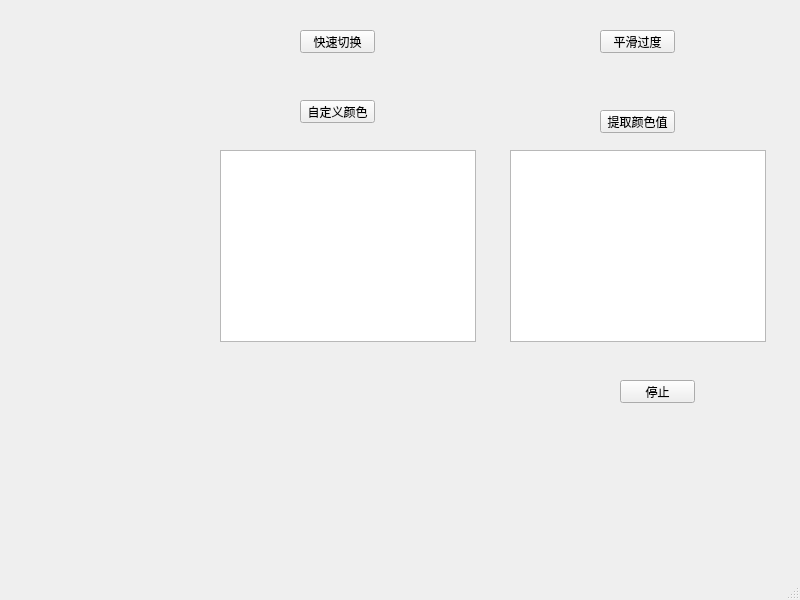
<?xml version="1.0" encoding="UTF-8"?>
<ui version="4.0">
 <class>MainWindow</class>
 <widget class="QMainWindow" name="MainWindow">
  <property name="geometry">
   <rect>
    <x>0</x>
    <y>0</y>
    <width>800</width>
    <height>600</height>
   </rect>
  </property>
  <property name="windowTitle">
   <string>MainWindow</string>
  </property>
  <widget class="QWidget" name="centralwidget">
   <widget class="QPushButton" name="selectMultiColorButton">
    <property name="geometry">
     <rect>
      <x>300</x>
      <y>100</y>
      <width>75</width>
      <height>23</height>
     </rect>
    </property>
    <property name="text">
     <string>自定义颜色</string>
    </property>
   </widget>
   <widget class="QListWidget" name="colorListWidget">
    <property name="geometry">
     <rect>
      <x>220</x>
      <y>150</y>
      <width>256</width>
      <height>192</height>
     </rect>
    </property>
   </widget>
   <widget class="QPushButton" name="pushButton">
    <property name="geometry">
     <rect>
      <x>600</x>
      <y>110</y>
      <width>75</width>
      <height>23</height>
     </rect>
    </property>
    <property name="text">
     <string>提取颜色值</string>
    </property>
   </widget>
   <widget class="QListWidget" name="listWidget">
    <property name="geometry">
     <rect>
      <x>510</x>
      <y>150</y>
      <width>256</width>
      <height>192</height>
     </rect>
    </property>
   </widget>
   <widget class="QPushButton" name="fastSwitchButton">
    <property name="geometry">
     <rect>
      <x>300</x>
      <y>30</y>
      <width>75</width>
      <height>23</height>
     </rect>
    </property>
    <property name="text">
     <string>快速切换</string>
    </property>
   </widget>
   <widget class="QPushButton" name="smoothSwitchButton">
    <property name="geometry">
     <rect>
      <x>600</x>
      <y>30</y>
      <width>75</width>
      <height>23</height>
     </rect>
    </property>
    <property name="text">
     <string>平滑过度</string>
    </property>
   </widget>
   <widget class="QPushButton" name="stopButton">
    <property name="geometry">
     <rect>
      <x>620</x>
      <y>380</y>
      <width>75</width>
      <height>23</height>
     </rect>
    </property>
    <property name="text">
     <string>停止</string>
    </property>
   </widget>
  </widget>
  <widget class="QMenuBar" name="menubar">
   <property name="geometry">
    <rect>
     <x>0</x>
     <y>0</y>
     <width>800</width>
     <height>21</height>
    </rect>
   </property>
  </widget>
  <widget class="QStatusBar" name="statusbar"/>
 </widget>
 <resources/>
 <connections/>
</ui>
